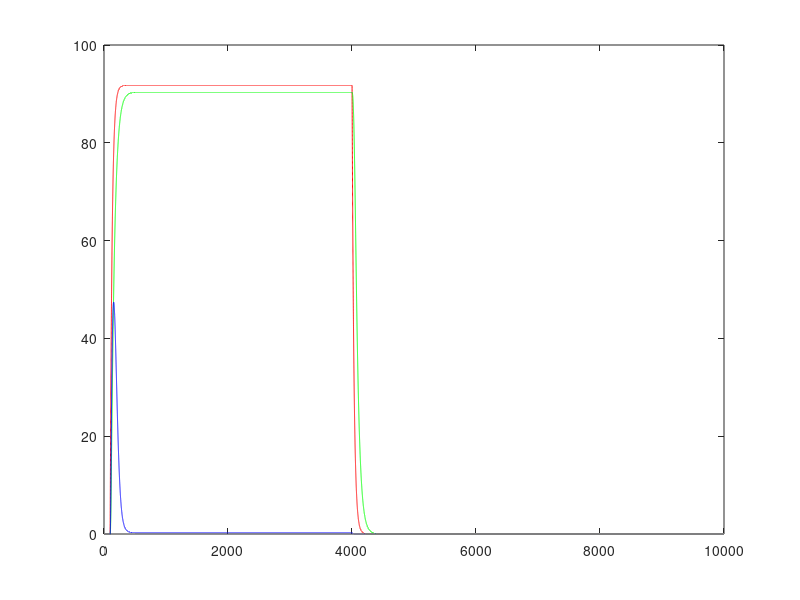

Write MATLAB code to recreate this figure.
function [time x]=impulso1
clear all; clc

S=30 ;
Nr=3;
A=100;
Tao1=30;%30;
Tao2=50;%50;
Tao3=20;%20;
dt=0.1;
inh=-1;
e=1;
tf=10000;
time=0:dt:tf;

c=round((tf/dt)+1);
u=zeros(1,c);
x=zeros(Nr,c);

for j=1:c

u(j)=100*(time(j)>99)*(time(j)<4001);
 
end


for i=1:c-1
       
     funcion1=(u(i));   
    x(1,i+1)=(1-(dt/Tao1))*x(1,i)+(dt/Tao1)*(A*(funcion1.^2)./(S^2+funcion1.^2));%.*(funcion1>=0);
    
     
    funcion2=(e*x(1,i));
     x(2,i+1)=(1-(dt/Tao2))*x(2,i)+(dt/Tao2)*(A*(funcion2.^2)./(S^2+funcion2.^2));%.*(funcion2>=0);   
    

    funcion3=(e*x(1,i)+inh*x(2,i));
    
    x(3,i+1)=(1-(dt/Tao3))*x(Nr,i)+(dt/Tao3)*(A*(funcion3.^2)./(S^2+funcion3.^2))*(funcion3>=0);
    
end

plot(time,x(1,:),'r-',time,x(2,:),'g-',time,x(3,:),'b-');
end